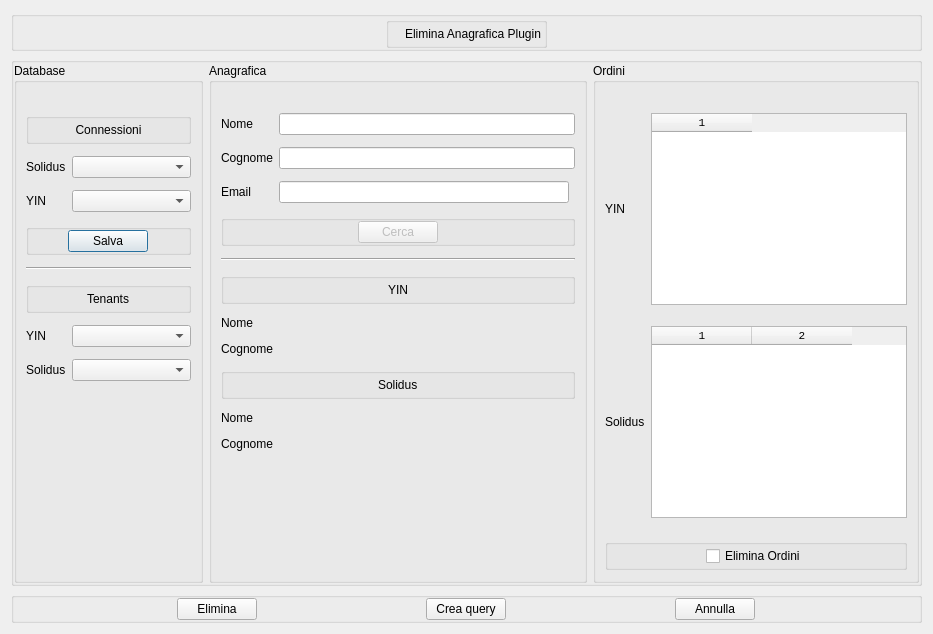
<?xml version="1.0" encoding="UTF-8"?>
<ui version="4.0">
 <class>EliminaAnagrafica</class>
 <widget class="QDialog" name="EliminaAnagrafica">
  <property name="windowModality">
   <enum>Qt::ApplicationModal</enum>
  </property>
  <property name="geometry">
   <rect>
    <x>0</x>
    <y>0</y>
    <width>933</width>
    <height>634</height>
   </rect>
  </property>
  <property name="minimumSize">
   <size>
    <width>0</width>
    <height>0</height>
   </size>
  </property>
  <property name="windowTitle">
   <string>Credenziali YIN</string>
  </property>
  <property name="modal">
   <bool>true</bool>
  </property>
  <layout class="QGridLayout" name="gridLayout_2">
   <item row="1" column="0">
    <widget class="QGroupBox" name="groupBoxZero">
     <property name="sizePolicy">
      <sizepolicy hsizetype="Minimum" vsizetype="Minimum">
       <horstretch>0</horstretch>
       <verstretch>0</verstretch>
      </sizepolicy>
     </property>
     <property name="title">
      <string/>
     </property>
     <layout class="QHBoxLayout" name="horizontalLayout_5">
      <property name="leftMargin">
       <number>0</number>
      </property>
      <property name="topMargin">
       <number>0</number>
      </property>
      <property name="rightMargin">
       <number>0</number>
      </property>
      <property name="bottomMargin">
       <number>0</number>
      </property>
      <item>
       <widget class="QGroupBox" name="groupBoxDatabase">
        <property name="sizePolicy">
         <sizepolicy hsizetype="MinimumExpanding" vsizetype="Minimum">
          <horstretch>1</horstretch>
          <verstretch>0</verstretch>
         </sizepolicy>
        </property>
        <property name="minimumSize">
         <size>
          <width>182</width>
          <height>0</height>
         </size>
        </property>
        <property name="title">
         <string>Database</string>
        </property>
        <layout class="QGridLayout" name="gridLayout_4">
         <property name="topMargin">
          <number>30</number>
         </property>
         <property name="verticalSpacing">
          <number>12</number>
         </property>
         <item row="0" column="0" colspan="2">
          <widget class="QGroupBox" name="groupBoxZero_5">
           <property name="sizePolicy">
            <sizepolicy hsizetype="Minimum" vsizetype="Maximum">
             <horstretch>0</horstretch>
             <verstretch>0</verstretch>
            </sizepolicy>
           </property>
           <property name="title">
            <string/>
           </property>
           <property name="alignment">
            <set>Qt::AlignCenter</set>
           </property>
           <layout class="QGridLayout" name="gridLayout_5">
            <property name="leftMargin">
             <number>0</number>
            </property>
            <property name="topMargin">
             <number>0</number>
            </property>
            <property name="rightMargin">
             <number>0</number>
            </property>
            <property name="bottomMargin">
             <number>0</number>
            </property>
            <item row="0" column="0" colspan="4">
             <widget class="QLabel" name="labelBold">
              <property name="sizePolicy">
               <sizepolicy hsizetype="Minimum" vsizetype="Preferred">
                <horstretch>0</horstretch>
                <verstretch>0</verstretch>
               </sizepolicy>
              </property>
              <property name="text">
               <string>Connessioni</string>
              </property>
              <property name="alignment">
               <set>Qt::AlignCenter</set>
              </property>
             </widget>
            </item>
           </layout>
          </widget>
         </item>
         <item row="4" column="0" colspan="2">
          <widget class="Line" name="line_2">
           <property name="orientation">
            <enum>Qt::Horizontal</enum>
           </property>
          </widget>
         </item>
         <item row="6" column="0">
          <widget class="QLabel" name="label_8">
           <property name="sizePolicy">
            <sizepolicy hsizetype="Preferred" vsizetype="Maximum">
             <horstretch>0</horstretch>
             <verstretch>0</verstretch>
            </sizepolicy>
           </property>
           <property name="text">
            <string>YIN</string>
           </property>
          </widget>
         </item>
         <item row="2" column="1">
          <widget class="QComboBox" name="comboBoxConnectionYIN">
           <property name="sizePolicy">
            <sizepolicy hsizetype="Preferred" vsizetype="Fixed">
             <horstretch>0</horstretch>
             <verstretch>0</verstretch>
            </sizepolicy>
           </property>
          </widget>
         </item>
         <item row="3" column="0" colspan="2">
          <widget class="QGroupBox" name="groupBoxZero_6">
           <property name="sizePolicy">
            <sizepolicy hsizetype="Preferred" vsizetype="Maximum">
             <horstretch>0</horstretch>
             <verstretch>0</verstretch>
            </sizepolicy>
           </property>
           <property name="title">
            <string/>
           </property>
           <layout class="QHBoxLayout" name="horizontalLayout_4">
            <property name="leftMargin">
             <number>0</number>
            </property>
            <property name="topMargin">
             <number>0</number>
            </property>
            <property name="rightMargin">
             <number>0</number>
            </property>
            <property name="bottomMargin">
             <number>0</number>
            </property>
            <item>
             <widget class="QPushButton" name="pushButtonSaveConnections">
              <property name="sizePolicy">
               <sizepolicy hsizetype="Maximum" vsizetype="Fixed">
                <horstretch>0</horstretch>
                <verstretch>0</verstretch>
               </sizepolicy>
              </property>
              <property name="text">
               <string>Salva</string>
              </property>
             </widget>
            </item>
           </layout>
          </widget>
         </item>
         <item row="2" column="0">
          <widget class="QLabel" name="label_16">
           <property name="sizePolicy">
            <sizepolicy hsizetype="Maximum" vsizetype="Maximum">
             <horstretch>0</horstretch>
             <verstretch>0</verstretch>
            </sizepolicy>
           </property>
           <property name="text">
            <string>YIN</string>
           </property>
          </widget>
         </item>
         <item row="5" column="0" colspan="2">
          <widget class="QGroupBox" name="groupBoxZero_2">
           <property name="sizePolicy">
            <sizepolicy hsizetype="Minimum" vsizetype="Maximum">
             <horstretch>0</horstretch>
             <verstretch>0</verstretch>
            </sizepolicy>
           </property>
           <property name="title">
            <string/>
           </property>
           <layout class="QHBoxLayout" name="horizontalLayout_6">
            <property name="leftMargin">
             <number>0</number>
            </property>
            <property name="topMargin">
             <number>0</number>
            </property>
            <property name="rightMargin">
             <number>0</number>
            </property>
            <property name="bottomMargin">
             <number>0</number>
            </property>
            <item>
             <widget class="QLabel" name="labelBold_2">
              <property name="sizePolicy">
               <sizepolicy hsizetype="Maximum" vsizetype="Preferred">
                <horstretch>0</horstretch>
                <verstretch>0</verstretch>
               </sizepolicy>
              </property>
              <property name="text">
               <string>Tenants</string>
              </property>
             </widget>
            </item>
           </layout>
          </widget>
         </item>
         <item row="1" column="1">
          <widget class="QComboBox" name="comboBoxConnectionSolidus"/>
         </item>
         <item row="1" column="0">
          <widget class="QLabel" name="label_5">
           <property name="sizePolicy">
            <sizepolicy hsizetype="Maximum" vsizetype="Maximum">
             <horstretch>0</horstretch>
             <verstretch>0</verstretch>
            </sizepolicy>
           </property>
           <property name="text">
            <string>Solidus</string>
           </property>
          </widget>
         </item>
         <item row="7" column="0">
          <widget class="QLabel" name="label_9">
           <property name="text">
            <string>Solidus</string>
           </property>
          </widget>
         </item>
         <item row="6" column="1">
          <widget class="QComboBox" name="comboBoxTenantYIN"/>
         </item>
         <item row="7" column="1">
          <widget class="QComboBox" name="comboBoxTenantSolidus"/>
         </item>
         <item row="8" column="1">
          <spacer name="verticalSpacer_2">
           <property name="orientation">
            <enum>Qt::Vertical</enum>
           </property>
           <property name="sizeType">
            <enum>QSizePolicy::Expanding</enum>
           </property>
           <property name="sizeHint" stdset="0">
            <size>
             <width>20</width>
             <height>40</height>
            </size>
           </property>
          </spacer>
         </item>
        </layout>
       </widget>
      </item>
      <item>
       <widget class="QGroupBox" name="groupBoxEliminaAnagrafica">
        <property name="sizePolicy">
         <sizepolicy hsizetype="MinimumExpanding" vsizetype="Minimum">
          <horstretch>2</horstretch>
          <verstretch>0</verstretch>
         </sizepolicy>
        </property>
        <property name="styleSheet">
         <string notr="true"/>
        </property>
        <property name="title">
         <string>Anagrafica</string>
        </property>
        <layout class="QGridLayout" name="gridLayout">
         <property name="topMargin">
          <number>30</number>
         </property>
         <property name="verticalSpacing">
          <number>12</number>
         </property>
         <item row="11" column="0" colspan="3">
          <widget class="QGroupBox" name="groupBoxZero_3">
           <property name="sizePolicy">
            <sizepolicy hsizetype="Preferred" vsizetype="Maximum">
             <horstretch>0</horstretch>
             <verstretch>0</verstretch>
            </sizepolicy>
           </property>
           <property name="title">
            <string/>
           </property>
           <layout class="QHBoxLayout" name="horizontalLayout_2">
            <property name="leftMargin">
             <number>0</number>
            </property>
            <property name="topMargin">
             <number>0</number>
            </property>
            <property name="rightMargin">
             <number>0</number>
            </property>
            <property name="bottomMargin">
             <number>0</number>
            </property>
            <item>
             <widget class="QPushButton" name="pushButtonFind">
              <property name="enabled">
               <bool>false</bool>
              </property>
              <property name="sizePolicy">
               <sizepolicy hsizetype="Maximum" vsizetype="Fixed">
                <horstretch>0</horstretch>
                <verstretch>0</verstretch>
               </sizepolicy>
              </property>
              <property name="text">
               <string>Cerca</string>
              </property>
             </widget>
            </item>
           </layout>
          </widget>
         </item>
         <item row="9" column="0">
          <widget class="QLabel" name="label_18">
           <property name="text">
            <string>Cognome</string>
           </property>
          </widget>
         </item>
         <item row="15" column="1" colspan="2">
          <widget class="QLabel" name="labelShowSurnameYIN">
           <property name="font">
            <font>
             <weight>75</weight>
             <bold>true</bold>
            </font>
           </property>
           <property name="frameShape">
            <enum>QFrame::NoFrame</enum>
           </property>
           <property name="text">
            <string/>
           </property>
          </widget>
         </item>
         <item row="16" column="0" colspan="3">
          <widget class="QGroupBox" name="groupBoxZero_8">
           <property name="sizePolicy">
            <sizepolicy hsizetype="Preferred" vsizetype="Maximum">
             <horstretch>0</horstretch>
             <verstretch>0</verstretch>
            </sizepolicy>
           </property>
           <property name="title">
            <string/>
           </property>
           <layout class="QHBoxLayout" name="horizontalLayout_9">
            <property name="leftMargin">
             <number>0</number>
            </property>
            <property name="topMargin">
             <number>0</number>
            </property>
            <property name="rightMargin">
             <number>0</number>
            </property>
            <property name="bottomMargin">
             <number>0</number>
            </property>
            <item>
             <widget class="QLabel" name="labelBold_4">
              <property name="sizePolicy">
               <sizepolicy hsizetype="Maximum" vsizetype="Preferred">
                <horstretch>0</horstretch>
                <verstretch>0</verstretch>
               </sizepolicy>
              </property>
              <property name="text">
               <string>Solidus</string>
              </property>
             </widget>
            </item>
           </layout>
          </widget>
         </item>
         <item row="14" column="1" colspan="2">
          <widget class="QLabel" name="labelShowNameYIN">
           <property name="font">
            <font>
             <weight>75</weight>
             <bold>true</bold>
            </font>
           </property>
           <property name="frameShape">
            <enum>QFrame::NoFrame</enum>
           </property>
           <property name="text">
            <string/>
           </property>
          </widget>
         </item>
         <item row="17" column="1" colspan="2">
          <widget class="QLabel" name="labelShowNameSolidus">
           <property name="font">
            <font>
             <weight>75</weight>
             <bold>true</bold>
            </font>
           </property>
           <property name="text">
            <string/>
           </property>
          </widget>
         </item>
         <item row="10" column="0">
          <widget class="QLabel" name="label_6">
           <property name="sizePolicy">
            <sizepolicy hsizetype="Maximum" vsizetype="Preferred">
             <horstretch>0</horstretch>
             <verstretch>0</verstretch>
            </sizepolicy>
           </property>
           <property name="text">
            <string>Email</string>
           </property>
          </widget>
         </item>
         <item row="17" column="0">
          <widget class="QLabel" name="label_14">
           <property name="sizePolicy">
            <sizepolicy hsizetype="Preferred" vsizetype="Maximum">
             <horstretch>0</horstretch>
             <verstretch>0</verstretch>
            </sizepolicy>
           </property>
           <property name="text">
            <string>Nome</string>
           </property>
          </widget>
         </item>
         <item row="9" column="1" colspan="2">
          <widget class="QLineEdit" name="lineEditSurname"/>
         </item>
         <item row="8" column="0">
          <widget class="QLabel" name="label_17">
           <property name="text">
            <string>Nome</string>
           </property>
          </widget>
         </item>
         <item row="18" column="0">
          <widget class="QLabel" name="label_15">
           <property name="sizePolicy">
            <sizepolicy hsizetype="Preferred" vsizetype="Maximum">
             <horstretch>0</horstretch>
             <verstretch>0</verstretch>
            </sizepolicy>
           </property>
           <property name="text">
            <string>Cognome</string>
           </property>
          </widget>
         </item>
         <item row="12" column="0" colspan="3">
          <widget class="Line" name="line">
           <property name="orientation">
            <enum>Qt::Horizontal</enum>
           </property>
          </widget>
         </item>
         <item row="18" column="1" colspan="2">
          <widget class="QLabel" name="labelShowSurnameSolidus">
           <property name="font">
            <font>
             <weight>75</weight>
             <bold>true</bold>
            </font>
           </property>
           <property name="text">
            <string/>
           </property>
          </widget>
         </item>
         <item row="8" column="1" colspan="2">
          <widget class="QLineEdit" name="lineEditName"/>
         </item>
         <item row="14" column="0">
          <widget class="QLabel" name="label">
           <property name="sizePolicy">
            <sizepolicy hsizetype="Maximum" vsizetype="Maximum">
             <horstretch>0</horstretch>
             <verstretch>0</verstretch>
            </sizepolicy>
           </property>
           <property name="text">
            <string>Nome</string>
           </property>
          </widget>
         </item>
         <item row="15" column="0">
          <widget class="QLabel" name="label_2">
           <property name="sizePolicy">
            <sizepolicy hsizetype="Maximum" vsizetype="Maximum">
             <horstretch>0</horstretch>
             <verstretch>0</verstretch>
            </sizepolicy>
           </property>
           <property name="text">
            <string>Cognome</string>
           </property>
          </widget>
         </item>
         <item row="13" column="0" colspan="3">
          <widget class="QGroupBox" name="groupBoxZero_7">
           <property name="sizePolicy">
            <sizepolicy hsizetype="Preferred" vsizetype="Maximum">
             <horstretch>0</horstretch>
             <verstretch>0</verstretch>
            </sizepolicy>
           </property>
           <property name="title">
            <string/>
           </property>
           <layout class="QHBoxLayout" name="horizontalLayout_7">
            <property name="leftMargin">
             <number>0</number>
            </property>
            <property name="topMargin">
             <number>0</number>
            </property>
            <property name="rightMargin">
             <number>0</number>
            </property>
            <property name="bottomMargin">
             <number>0</number>
            </property>
            <item>
             <widget class="QLabel" name="labelBold_3">
              <property name="sizePolicy">
               <sizepolicy hsizetype="Maximum" vsizetype="Preferred">
                <horstretch>0</horstretch>
                <verstretch>0</verstretch>
               </sizepolicy>
              </property>
              <property name="text">
               <string>YIN</string>
              </property>
             </widget>
            </item>
           </layout>
          </widget>
         </item>
         <item row="10" column="1">
          <widget class="QLineEdit" name="lineEditEmail">
           <property name="sizePolicy">
            <sizepolicy hsizetype="Expanding" vsizetype="Fixed">
             <horstretch>1</horstretch>
             <verstretch>0</verstretch>
            </sizepolicy>
           </property>
           <property name="text">
            <string/>
           </property>
          </widget>
         </item>
         <item row="19" column="1">
          <spacer name="verticalSpacer">
           <property name="orientation">
            <enum>Qt::Vertical</enum>
           </property>
           <property name="sizeType">
            <enum>QSizePolicy::Expanding</enum>
           </property>
           <property name="sizeHint" stdset="0">
            <size>
             <width>20</width>
             <height>40</height>
            </size>
           </property>
          </spacer>
         </item>
        </layout>
       </widget>
      </item>
      <item>
       <widget class="QGroupBox" name="groupBoxResult">
        <property name="sizePolicy">
         <sizepolicy hsizetype="MinimumExpanding" vsizetype="Minimum">
          <horstretch>0</horstretch>
          <verstretch>0</verstretch>
         </sizepolicy>
        </property>
        <property name="title">
         <string>Ordini</string>
        </property>
        <layout class="QGridLayout" name="gridLayout_3">
         <property name="topMargin">
          <number>30</number>
         </property>
         <property name="verticalSpacing">
          <number>21</number>
         </property>
         <item row="1" column="0">
          <widget class="QLabel" name="label_11">
           <property name="sizePolicy">
            <sizepolicy hsizetype="Preferred" vsizetype="Maximum">
             <horstretch>0</horstretch>
             <verstretch>0</verstretch>
            </sizepolicy>
           </property>
           <property name="text">
            <string>YIN</string>
           </property>
          </widget>
         </item>
         <item row="3" column="0" colspan="2">
          <widget class="QGroupBox" name="groupBoxZero_9">
           <property name="sizePolicy">
            <sizepolicy hsizetype="Minimum" vsizetype="Maximum">
             <horstretch>0</horstretch>
             <verstretch>0</verstretch>
            </sizepolicy>
           </property>
           <property name="title">
            <string/>
           </property>
           <layout class="QHBoxLayout" name="horizontalLayout_3">
            <property name="leftMargin">
             <number>0</number>
            </property>
            <property name="topMargin">
             <number>0</number>
            </property>
            <property name="rightMargin">
             <number>0</number>
            </property>
            <property name="bottomMargin">
             <number>0</number>
            </property>
            <item>
             <widget class="QCheckBox" name="checkBoxRemoveOrders">
              <property name="sizePolicy">
               <sizepolicy hsizetype="Maximum" vsizetype="Fixed">
                <horstretch>0</horstretch>
                <verstretch>0</verstretch>
               </sizepolicy>
              </property>
              <property name="text">
               <string>Elimina Ordini</string>
              </property>
             </widget>
            </item>
           </layout>
          </widget>
         </item>
         <item row="2" column="0">
          <widget class="QLabel" name="label_12">
           <property name="sizePolicy">
            <sizepolicy hsizetype="Preferred" vsizetype="Maximum">
             <horstretch>0</horstretch>
             <verstretch>0</verstretch>
            </sizepolicy>
           </property>
           <property name="text">
            <string>Solidus</string>
           </property>
          </widget>
         </item>
         <item row="2" column="1">
          <widget class="QTableWidget" name="tableWidgetOrdersSolidus">
           <property name="sizePolicy">
            <sizepolicy hsizetype="Maximum" vsizetype="Maximum">
             <horstretch>0</horstretch>
             <verstretch>0</verstretch>
            </sizepolicy>
           </property>
           <property name="font">
            <font>
             <family>Consolas</family>
             <pointsize>8</pointsize>
            </font>
           </property>
           <property name="alternatingRowColors">
            <bool>true</bool>
           </property>
           <property name="columnCount">
            <number>2</number>
           </property>
           <column/>
           <column/>
          </widget>
         </item>
         <item row="1" column="1">
          <widget class="QTableWidget" name="tableWidgetOrdersYIN">
           <property name="sizePolicy">
            <sizepolicy hsizetype="Maximum" vsizetype="Maximum">
             <horstretch>0</horstretch>
             <verstretch>0</verstretch>
            </sizepolicy>
           </property>
           <property name="font">
            <font>
             <family>Consolas</family>
             <pointsize>8</pointsize>
            </font>
           </property>
           <property name="alternatingRowColors">
            <bool>true</bool>
           </property>
           <property name="columnCount">
            <number>1</number>
           </property>
           <column/>
          </widget>
         </item>
        </layout>
       </widget>
      </item>
     </layout>
    </widget>
   </item>
   <item row="2" column="0">
    <widget class="QGroupBox" name="groupBoxZeroMainButtons">
     <property name="sizePolicy">
      <sizepolicy hsizetype="Minimum" vsizetype="Maximum">
       <horstretch>0</horstretch>
       <verstretch>0</verstretch>
      </sizepolicy>
     </property>
     <property name="title">
      <string/>
     </property>
     <layout class="QHBoxLayout" name="horizontalLayout">
      <property name="leftMargin">
       <number>0</number>
      </property>
      <property name="topMargin">
       <number>0</number>
      </property>
      <property name="rightMargin">
       <number>0</number>
      </property>
      <property name="bottomMargin">
       <number>0</number>
      </property>
      <item>
       <widget class="QPushButton" name="pushButtonRemove">
        <property name="sizePolicy">
         <sizepolicy hsizetype="Maximum" vsizetype="Fixed">
          <horstretch>0</horstretch>
          <verstretch>0</verstretch>
         </sizepolicy>
        </property>
        <property name="cursor">
         <cursorShape>PointingHandCursor</cursorShape>
        </property>
        <property name="text">
         <string>Elimina</string>
        </property>
       </widget>
      </item>
      <item>
       <widget class="QPushButton" name="pushButtonCreateQueries">
        <property name="sizePolicy">
         <sizepolicy hsizetype="Maximum" vsizetype="Fixed">
          <horstretch>0</horstretch>
          <verstretch>0</verstretch>
         </sizepolicy>
        </property>
        <property name="text">
         <string>Crea query</string>
        </property>
       </widget>
      </item>
      <item>
       <widget class="QPushButton" name="pushButtonCancel">
        <property name="sizePolicy">
         <sizepolicy hsizetype="Maximum" vsizetype="Fixed">
          <horstretch>0</horstretch>
          <verstretch>0</verstretch>
         </sizepolicy>
        </property>
        <property name="cursor">
         <cursorShape>PointingHandCursor</cursorShape>
        </property>
        <property name="text">
         <string>Annulla</string>
        </property>
       </widget>
      </item>
     </layout>
    </widget>
   </item>
   <item row="0" column="0">
    <widget class="QGroupBox" name="groupBoxZero_4">
     <property name="sizePolicy">
      <sizepolicy hsizetype="Preferred" vsizetype="Maximum">
       <horstretch>0</horstretch>
       <verstretch>0</verstretch>
      </sizepolicy>
     </property>
     <property name="title">
      <string/>
     </property>
     <layout class="QHBoxLayout" name="horizontalLayout_8">
      <property name="leftMargin">
       <number>0</number>
      </property>
      <property name="topMargin">
       <number>0</number>
      </property>
      <property name="rightMargin">
       <number>0</number>
      </property>
      <property name="bottomMargin">
       <number>0</number>
      </property>
      <item>
       <spacer name="horizontalSpacer">
        <property name="orientation">
         <enum>Qt::Horizontal</enum>
        </property>
        <property name="sizeHint" stdset="0">
         <size>
          <width>40</width>
          <height>20</height>
         </size>
        </property>
       </spacer>
      </item>
      <item>
       <widget class="QGroupBox" name="groupBoxPluginTitle">
        <property name="title">
         <string/>
        </property>
        <layout class="QHBoxLayout" name="horizontalLayout_10">
         <property name="leftMargin">
          <number>3</number>
         </property>
         <property name="topMargin">
          <number>3</number>
         </property>
         <property name="rightMargin">
          <number>3</number>
         </property>
         <property name="bottomMargin">
          <number>3</number>
         </property>
         <item>
          <widget class="QLabel" name="label_20">
           <property name="sizePolicy">
            <sizepolicy hsizetype="Fixed" vsizetype="Fixed">
             <horstretch>0</horstretch>
             <verstretch>0</verstretch>
            </sizepolicy>
           </property>
           <property name="maximumSize">
            <size>
             <width>24</width>
             <height>24</height>
            </size>
           </property>
           <property name="text">
            <string/>
           </property>
           <property name="pixmap">
            <pixmap resource="resources.qrc">:/images/eliminaanagraficaMenuIcon.png</pixmap>
           </property>
           <property name="scaledContents">
            <bool>true</bool>
           </property>
          </widget>
         </item>
         <item>
          <widget class="QLabel" name="labelBold_5">
           <property name="sizePolicy">
            <sizepolicy hsizetype="Maximum" vsizetype="Preferred">
             <horstretch>0</horstretch>
             <verstretch>0</verstretch>
            </sizepolicy>
           </property>
           <property name="text">
            <string>Elimina Anagrafica Plugin</string>
           </property>
          </widget>
         </item>
        </layout>
       </widget>
      </item>
      <item>
       <spacer name="horizontalSpacer_2">
        <property name="orientation">
         <enum>Qt::Horizontal</enum>
        </property>
        <property name="sizeHint" stdset="0">
         <size>
          <width>40</width>
          <height>20</height>
         </size>
        </property>
       </spacer>
      </item>
     </layout>
    </widget>
   </item>
  </layout>
 </widget>
 <tabstops>
  <tabstop>lineEditName</tabstop>
  <tabstop>lineEditSurname</tabstop>
  <tabstop>lineEditEmail</tabstop>
  <tabstop>pushButtonFind</tabstop>
  <tabstop>pushButtonRemove</tabstop>
  <tabstop>pushButtonCreateQueries</tabstop>
  <tabstop>pushButtonCancel</tabstop>
  <tabstop>pushButtonSaveConnections</tabstop>
  <tabstop>tableWidgetOrdersYIN</tabstop>
  <tabstop>tableWidgetOrdersSolidus</tabstop>
 </tabstops>
 <resources>
  <include location="resources.qrc"/>
 </resources>
 <connections/>
</ui>
